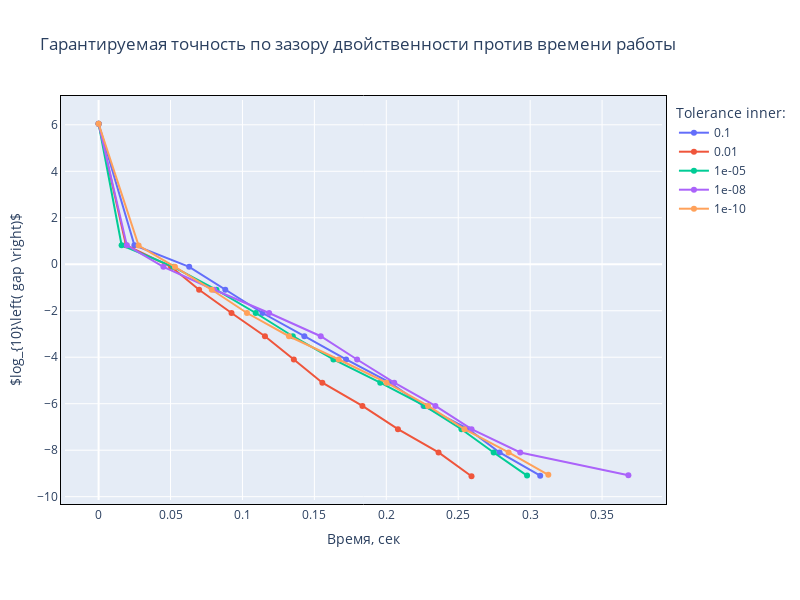

The cell this chart's notebook holds for it:
### Code cell
layout = go.Layout(
    autosize=False,
    width=800,
    height=600,
    xaxis=go.layout.XAxis(linecolor="black", linewidth=1, mirror=True),
    yaxis=go.layout.YAxis(linecolor="black", linewidth=1, mirror=True),
    margin=go.layout.Margin(l=50, r=50, b=100, t=100, pad=4),
    title = "Гарантируемая точность по зазору двойственности против времени работы",
    xaxis_title="Время, сек",
    yaxis_title=r'$log_{10}\left( gap \right)$'
)

fig = go.Figure(layout=layout)


def plot_line_1(fig, gap, sec, iters, gamma_i):
    fig.add_trace(go.Scatter(x=sec, y=gap,
                            mode='lines+markers',
                            name=str(gamma_i),
                            showlegend=True))
    fig.update_layout(legend={"title":"Tolerance inner:"})



for gamma_i, dct in dict_eps.items():
    gap = np.array(dct['gap'])

    sec = np.array(dct['sec'])
    iters = dct['iters']
    plot_line_1(fig, np.log10(gap), sec, iters, gamma_i)
fig.show()

### Figure 1 — Plotly figure (JSON) as saved in the notebook; plotly's stock layout.template omitted (floating-point values rounded to 4 significant figures)
{"data": [{"mode": "lines+markers", "name": "0.1", "showlegend": true, "x": [0.0, 0.02489, 0.06298, 0.08807, 0.1139, 0.143, 0.1721, 0.2026, 0.2259, 0.2571, 0.2787, 0.307], "y": [6.046, 0.8219, -0.1083, -1.098, -2.097, -3.097, -4.097, -5.097, -6.097, -7.097, -8.097, -9.099], "type": "scatter"}, {"mode": "lines+markers", "name": "0.01", "showlegend": true, "x": [0.0, 0.01902, 0.05041, 0.06987, 0.0924, 0.1156, 0.1357, 0.1555, 0.1834, 0.2081, 0.2363, 0.2592], "y": [6.046, 0.8219, -0.1088, -1.098, -2.097, -3.097, -4.097, -5.097, -6.097, -7.097, -8.096, -9.121], "type": "scatter"}, {"mode": "lines+markers", "name": "1e-05", "showlegend": true, "x": [0.0, 0.01599, 0.05198, 0.08194, 0.1092, 0.135, 0.1632, 0.1958, 0.2266, 0.2523, 0.2746, 0.2978], "y": [6.046, 0.8219, -0.1089, -1.098, -2.097, -3.097, -4.097, -5.097, -6.097, -7.097, -8.098, -9.093], "type": "scatter"}, {"mode": "lines+markers", "name": "1e-08", "showlegend": true, "x": [0.0, 0.01965, 0.04506, 0.08033, 0.1185, 0.1544, 0.1797, 0.2055, 0.2341, 0.2593, 0.2931, 0.3683], "y": [6.046, 0.8131, -0.1089, -1.098, -2.097, -3.097, -4.097, -5.097, -6.097, -7.097, -8.098, -9.077], "type": "scatter"}, {"mode": "lines+markers", "name": "1e-10", "showlegend": true, "x": [0.0, 0.02782, 0.05308, 0.07869, 0.1031, 0.1323, 0.1669, 0.2001, 0.229, 0.2543, 0.285, 0.3126], "y": [6.046, 0.8068, -0.1089, -1.098, -2.097, -3.097, -4.097, -5.097, -6.097, -7.097, -8.097, -9.061], "type": "scatter"}], "layout": {"autosize": false, "height": 600, "margin": {"b": 100, "l": 50, "pad": 4, "r": 50, "t": 100}, "title": {"text": "Гарантируемая точность по зазору двойственности против времени работы"}, "width": 800, "xaxis": {"linecolor": "black", "linewidth": 1, "mirror": true, "title": {"text": "Время, сек"}}, "yaxis": {"linecolor": "black", "linewidth": 1, "mirror": true, "title": {"text": "$log_{10}\\left( gap \\right)$"}}, "legend": {"title": {"text": "Tolerance inner:"}}}}
